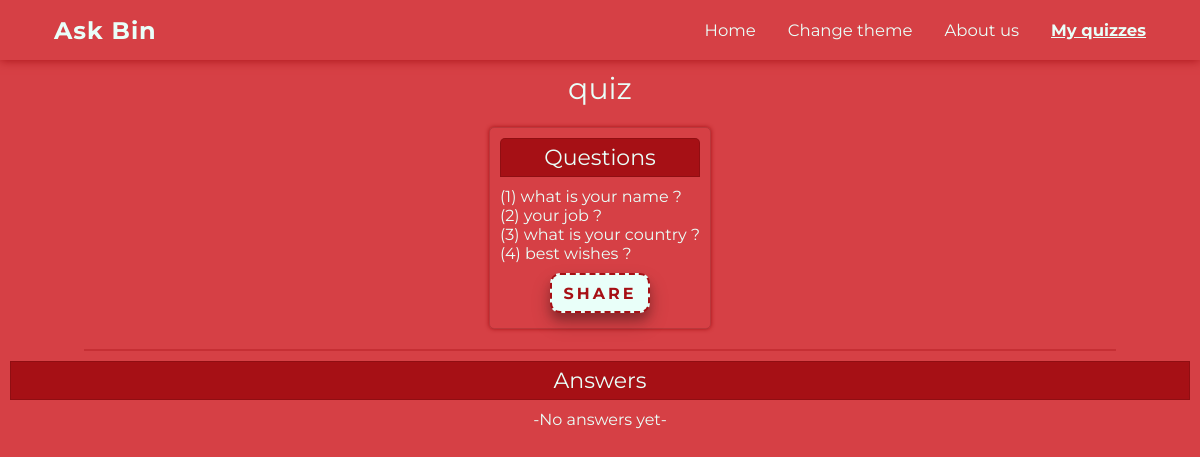
Screenshot of /viewQuiz.php?name=quiz (signed in) with the database file from the repository.
### tables this page shows
CREATE TABLE `forms` (
  `id` smallint(11) NOT NULL,
  `owner` varchar(255) NOT NULL,
  `formname` varchar(255) NOT NULL,
  `numberofquestions` smallint(11) NOT NULL,
  `questions` varchar(2550) NOT NULL
);

### viewQuiz.php (the view, shortened to what this page needs)
<?php
include 'config.php';
?>
<!DOCTYPE html>
<html lang="en">
<head>
    <link rel="stylesheet" href="https://cdnjs.cloudflare.com/ajax/libs/font-awesome/5.15.1/css/all.min.css">
    <link rel="stylesheet" href="style.css">
</head>
<body>
    <header>
        <h1>Ask Bin</h1>
        <section class="menu">
            <ul class="menu-list">
                <li><a href="home.php">Home</a></li>
                <li onclick="theme()">Change theme</li>
                <li><a href="about.php">About us</a></li>
                <li class="active"><a href="login.php">My quizzes</a></li>
            </ul>
        </section>
    </header>
    <?php
        if (isset($_GET['name'])) {
            $formname = $_GET['name'];
            $owner = $_SESSION['username'];
            $sql = "SELECT * FROM forms WHERE owner='$owner' AND formname='$formname'";
            $result = mysqli_query($conn, $sql);
            while($row = mysqli_fetch_row($result)){
                echo '<p class="quizName">'.$row[2].'</p>';
                echo '<section class="questions">
                <p class="qa">Questions</p>';
                echo '<pre class="question">'.$row[4].'</pre>';
                echo '<button class="btn cta" onclick="copied();">Share</button>';
                echo '</section><hr>';
            }
            echo '<p class="qa qa2">Answers</p>
            <section class="answers">';
            $found = false;
            if(!$found){
                echo '<p class="answered" style="text-align: center;">-No answers yet-';
            }
            echo '</section>';
        } else {
            header("Location: myQuizzes.php");
        }
    ?>
</body>
</html>

### style.css (style rules this page uses)
:root { --pri: #E9FFF9; --sec: #a61015; --sec2: #D64045; }
* { margin: 0; padding: 0; box-sizing: border-box; font-family: 'Montserrat', sans-serif; }
body { min-height: 100vh; width: 100%; background-color: var(--sec2); display: flex; flex-direction: column; padding-top: 50px; }
header { color: var(--pri); box-shadow: 0px 0px 10px var(--sec); background-color: var(--sec2); position: fixed; top: 0; height: 60px; width: 100%; display: flex; justify-content: space-between; align-items: center; padding: 0 54px; font-size: 15px; }
header h1 { font-size: 1.6em; letter-spacing: 1px; cursor: pointer; transition-duration: 0.2s; }
.menu { display: flex; }
.menu-list { list-style: none; display: flex; }
.menu-list li { display: inline-block; margin-left: 32px; font-size: 1.1em; cursor: pointer; transition: color 0.3s; }
.menu-list li.active, .menu-list li:hover { color: var(--pri); font-weight: bold; text-decoration: underline; }
a { color: var(--pri); text-decoration: none; }
hr { width: 86%; opacity: 0.35; margin-left: 7%; border: 1px solid var(--sec); z-index: -1; }
button.cta { border: 2px dashed var(--sec); outline: none; background-color: var(--pri); color: var(--sec); font-size: 16px; height: 60px; width: 250px; font-weight: bold; letter-spacing: 3px; text-transform: uppercase; border-radius: 10px; box-shadow: 0 10px 20px #0003, 0 7px 10px #0003; cursor: pointer; transition-duration: 0.2s; }
::placeholder { font-size:20px; color: #0005; }
.quizName { padding: 20px 0 0 0; font-size:30px; color: var(--pri); text-align: center; }
.questions { width: fit-content; margin: 20px auto; padding: 10px; border: 1px solid #0002; box-shadow: 0px 0px 4px var(--sec); border-radius: 5px; }
.question , .answered { color: var(--pri); }
.qa { text-align: center; color: var(--pri); font-size:22px; padding: 5px 0px; margin: 0px 0px 10px 0px; background-color: var(--sec); border: 1px solid #0002; border-radius: 5px 5px 0px 0px; }
.qa2 { border-radius: 0px; margin: 10px; }
.questions .btn { width: 100px; height: 40px; font-size: 16px; margin: 10px 0px 5px calc(50% - 50px); }

### rows the page displays
forms: formname "quiz", questions "(1) what is your name ? (2) your job ? (3) what is your country ? (4) best wishes ?"
